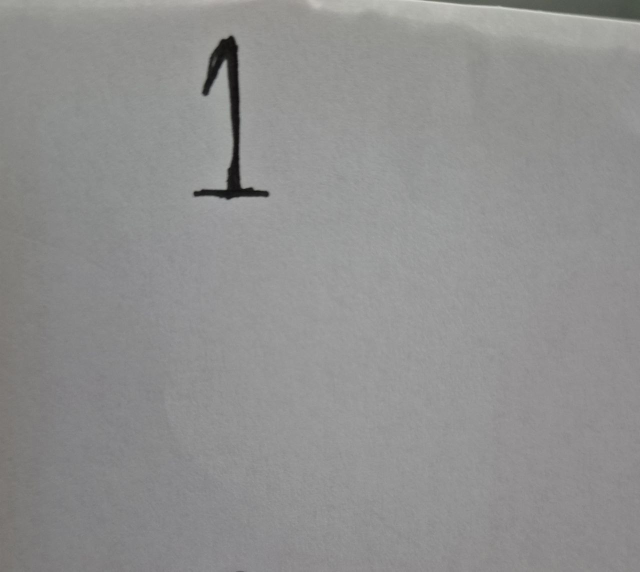
#> input picture ÖvningsUppgifterFatima/Kapetal-4/mnist_handwritten_solution/digits_images/digit1.jpg, 1280 x 1143 px (shown at 1/2 size)
$ python -i preprocessing.py   (imports and definitions only)
#> lines starting #> are read from the running program, lines starting #| are printed output that depends on the picture; after the words box and inside, x2 and y2 are one past the last pixel; in counts of white or black regions, pixels touching at a corner belong together
"""Preprocessing for phone photos containing one handwritten digit.

The output follows MNIST conventions: a bright, anti-aliased digit on a black
28x28 canvas, fitted into a 20x20 box and centred by its centre of mass.

Three things matter most for photos, and all three are handled here:

1. Only the pixels that belong to the digit are kept. Paper texture inside the
   bounding box is removed, not just outside it.
2. The strokes stay grayscale. A hard binary mask looks nothing like MNIST,
   whose strokes are soft-edged.
3. The stroke thickness is normalised. A thin ballpoint line shrunk to 20x20
   is far thinner than an MNIST stroke, which is the single biggest reason a
   model trained on MNIST misclassifies phone photos.
"""

from pathlib import Path

import cv2
import numpy as np

MNIST_INK_TARGET = 0.12  # mean pixel value (0-1) of a typical MNIST digit


def _read_gray(image):
    """Read a path or an RGB/BGR/grayscale NumPy image as grayscale uint8."""
    from_path = isinstance(image, (str, Path))
    if from_path:
        raw = np.fromfile(str(image), dtype=np.uint8)
        decoded = cv2.imdecode(raw, cv2.IMREAD_UNCHANGED)
        if decoded is None:
            raise FileNotFoundError(f"Could not read image: {image}")
        image = decoded

    image = np.asarray(image)
    if image.ndim == 2:
        gray = image
    elif image.ndim == 3 and image.shape[2] == 4:
        gray = cv2.cvtColor(image, cv2.COLOR_BGRA2GRAY)
    elif image.ndim == 3 and image.shape[2] == 3:
        code = cv2.COLOR_BGR2GRAY if from_path else cv2.COLOR_RGB2GRAY
        gray = cv2.cvtColor(image, code)
    else:
        raise ValueError("Expected a file path or a grayscale/RGB image array.")

    if gray.size == 0:
        raise ValueError("The image is empty.")
    if gray.dtype != np.uint8:
        gray = cv2.normalize(gray, None, 0, 255, cv2.NORM_MINMAX).astype(np.uint8)
    return gray


def _ink_image(gray):
    """Remove uneven lighting and return an image where ink is bright."""
    h, w = gray.shape
    blur_size = max(15, int(round(min(h, w) * 0.10)) | 1)
    background = cv2.GaussianBlur(gray, (blur_size, blur_size), 0)
    normalized = cv2.divide(gray, np.maximum(background, 1), scale=255)

    # Paper is usually light, so ink is the dark side. Decide from the border.
    border = np.concatenate((normalized[0, :], normalized[-1, :],
                             normalized[:, 0], normalized[:, -1]))
    ink = 255 - normalized if float(np.median(border)) >= 127 else normalized
    return cv2.GaussianBlur(ink, (3, 3), 0)


def _digit_mask(ink):
    """Binary mask containing only the components that make up the digit."""
    h, w = ink.shape
    _, mask = cv2.threshold(ink, 0, 255, cv2.THRESH_BINARY + cv2.THRESH_OTSU)
    kernel = cv2.getStructuringElement(cv2.MORPH_ELLIPSE, (3, 3))
    mask = cv2.morphologyEx(mask, cv2.MORPH_OPEN, kernel)

    count, labels, stats, _ = cv2.connectedComponentsWithStats(mask, 8)
    min_area = max(20, int(h * w * 0.00003))
    candidates = []
    for i in range(1, count):
        x, y, cw, ch, area = stats[i]
        if area < min_area:
            continue
        score = float(area)
        # Components touching the frame are usually the table or a page edge.
        if x <= 1 or y <= 1 or x + cw >= w - 1 or y + ch >= h - 1:
            score *= 0.2
        candidates.append((score, i))

    if not candidates:
        raise ValueError(
            "No digit was detected. Use a well-lit photo with one dark digit "
            "on a plain background, filling a reasonable part of the frame."
        )

    _, main = max(candidates)
    x, y, cw, ch, main_area = stats[main]

    # Keep detached strokes that clearly belong to the same digit, such as the
    # bar of a 7 or a gap in a 5, but nothing further away than that.
    keep = np.zeros(count, dtype=bool)
    keep[main] = True
    x1, y1 = x - 0.35 * cw, y - 0.35 * ch
    x2, y2 = x + 1.35 * cw, y + 1.35 * ch
    for _, i in candidates:
        bx, by, bw, bh, area = stats[i]
        if i == main or area < 0.05 * main_area:
            continue
        if bx >= x1 and by >= y1 and bx + bw <= x2 and by + bh <= y2:
            keep[i] = True

    return (keep[labels] * 255).astype(np.uint8)


def _to_mnist_canvas(strokes):
    """Fit strokes into a 20x20 box on a 28x28 canvas, centred by mass."""
    ys, xs = np.where(strokes > 0)
    if not len(ys):
        return None
    crop = strokes[ys.min():ys.max() + 1, xs.min():xs.max() + 1]

    h, w = crop.shape
    scale = min(20.0 / w, 20.0 / h)
    new_w, new_h = max(1, int(round(w * scale))), max(1, int(round(h * scale)))
    interpolation = cv2.INTER_AREA if scale < 1 else cv2.INTER_CUBIC
    resized = cv2.resize(crop, (new_w, new_h), interpolation=interpolation)

    canvas = np.zeros((28, 28), dtype=np.uint8)
    top, left = (28 - new_h) // 2, (28 - new_w) // 2
    canvas[top:top + new_h, left:left + new_w] = resized

    moments = cv2.moments(canvas)
    if moments["m00"] > 0:
        cx = moments["m10"] / moments["m00"]
        cy = moments["m01"] / moments["m00"]
        shift = np.float32([[1, 0, 13.5 - cx], [0, 1, 13.5 - cy]])
        canvas = cv2.warpAffine(
            canvas, shift, (28, 28), flags=cv2.INTER_LINEAR,
            borderMode=cv2.BORDER_CONSTANT, borderValue=0
        )

    if canvas.max() > 0:
        canvas = np.clip(
            canvas.astype(np.float32) * (255.0 / canvas.max()), 0, 255
        ).astype(np.uint8)
    return canvas


def preprocess_phone_digit(image, return_debug=False, ink_target=MNIST_INK_TARGET):
    """Convert a phone photo of one handwritten digit into 1x784 MNIST input.

    Args:
        image: Image path or RGB/grayscale NumPy array.
        return_debug: Also return grayscale, mask and the 28x28 image.
        ink_target: Mean pixel value (0-1) the 28x28 result should end up near.
            MNIST digits sit around 0.12-0.13; a thin pen line lands near 0.06
            without this correction.

    Returns:
        Float32 array shaped (1, 784), or that array plus intermediate images
        when ``return_debug=True``.
    """
    gray = _read_gray(image)

    # A bounded resolution keeps sensor noise and runtime down.
    longest = max(gray.shape)
    if longest > 1000:
        factor = 1000.0 / longest
        gray = cv2.resize(gray, None, fx=factor, fy=factor,
                          interpolation=cv2.INTER_AREA)

    ink = _ink_image(gray)
    mask = _digit_mask(ink)

    ys, xs = np.where(mask > 0)
    y1, y2 = ys.min(), ys.max() + 1
    x1, x2 = xs.min(), xs.max() + 1

    # Grayscale strokes with a truly black background: paper texture inside the
    # bounding box is masked away, soft stroke edges are kept.
    strokes = cv2.bitwise_and(ink, mask)[y1:y2, x1:x2].astype(np.float32)
    if strokes.max() > 0:
        strokes = strokes / strokes.max() * 255.0
    strokes = strokes.astype(np.uint8)

    # Try several stroke thicknesses and keep the one whose 28x28 result has
    # about as much ink as an MNIST digit.
    base_scale = min(20.0 / strokes.shape[1], 20.0 / strokes.shape[0])
    step = max(1, int(round(0.5 / base_scale)) | 1)
    canvas, best_error = None, None
    for level in range(-2, 9):
        if level == 0:
            candidate = strokes
        else:
            size = max(3, abs(level) * step | 1)
            kernel = cv2.getStructuringElement(cv2.MORPH_ELLIPSE, (size, size))
            candidate = (cv2.dilate(strokes, kernel) if level > 0
                         else cv2.erode(strokes, kernel))
        if candidate.max() == 0:
            continue
        result = _to_mnist_canvas(candidate)
        if result is None:
            continue
        error = abs(result.mean() / 255.0 - ink_target)
        if best_error is None or error < best_error:
            canvas, best_error = result, error

    if canvas is None:
        raise ValueError("No digit was detected.")

    features = (canvas.astype(np.float32) / 255.0).reshape(1, 784)
    if return_debug:
        return features, gray, mask, canvas
    return features


# [33 lines left out: function predict_digit, not called in this run]

>>> import cv2
>>> picture = cv2.imread('digits_images/digit1.jpg')
#> picture is the input picture: shape (1143, 1280, 3); mean B, G, R 143.4, 143.9, 144
>>> result = preprocess_phone_digit(picture)
#> in _read_gray, `from_path = isinstance(image, (str, Path))`: from_path = False
#> in _read_gray, `code = cv2.COLOR_BGR2GRAY if from_path else cv2.COLOR_RGB2GRAY`: code = 7
#> in _ink_image, `normalized = cv2.divide(gray, np.maximum(background, 1), scale=255)`:
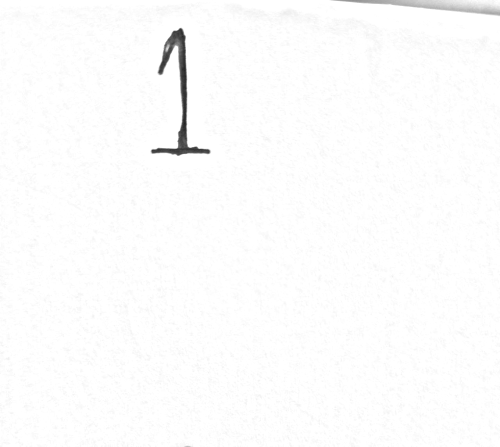
#> normalized: shape (893, 1000) (shown at 1/2 size); min 32, max 255, mean 252.2
#> in _ink_image, `border = np.concatenate((normalized[0, :], normalized[-1, :], normaliz..`: border = 3786 values, max 255 at index 0, min 144 at index 700, mean 248.3
#> in _digit_mask, `_, mask = cv2.threshold(ink, 0, 255, cv2.THRESH_BINARY + cv2.THRESH_OT..`:
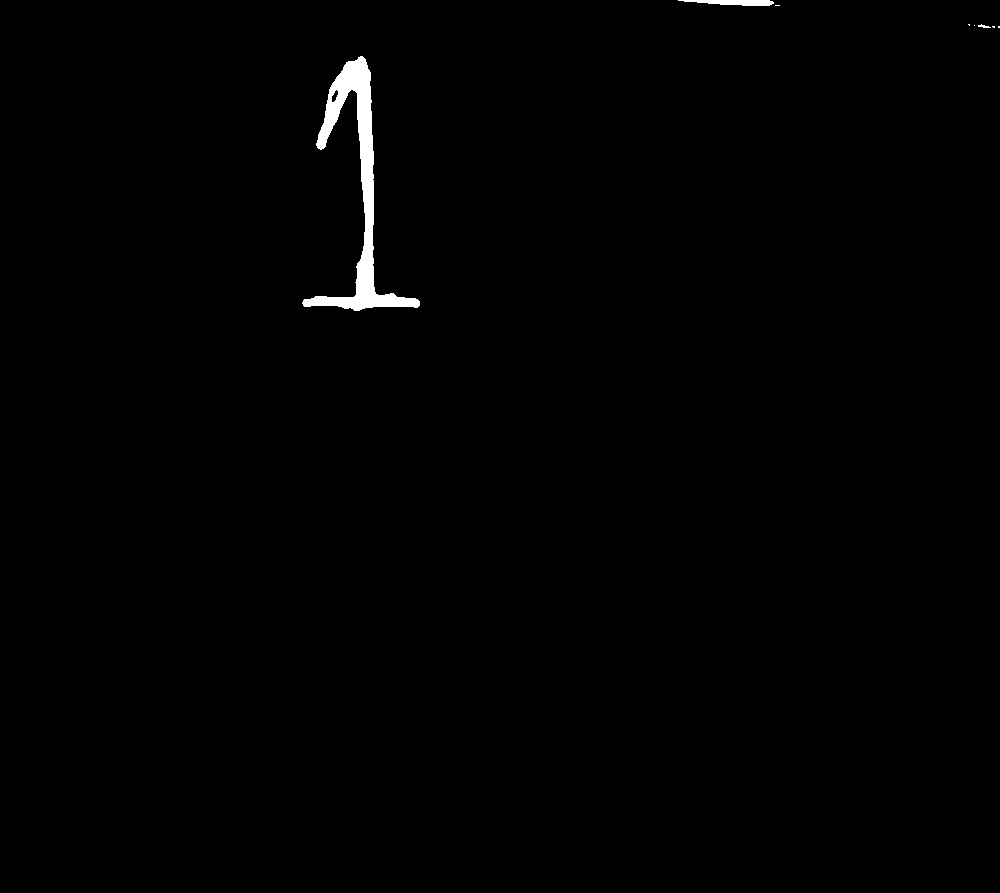
#> mask: shape (893, 1000); 0.69% white; 8 white regions (5 under 20 px), largest, box (x1, y1, x2, y2) and area: (302, 56, 420, 311) 5680, (678, 0, 774, 6) 404, (978, 24, 991, 28) 27
#> in _digit_mask, `count, labels, stats, _ = cv2.connectedComponentsWithStats(mask, 8)`: count = 4; stats = [[0, 0, 1000, 893, 886911], [683, 0, 91, 6, 398], [980, 24, 6, 4, 13], [302, 56, 118, 255, 5678]]
#> the loop in _digit_mask, `for i in range(1, count):` made 3 passes
#> (x, y, cw, ch, area, score) on passes 1, 3: (683, 0, 91, 6, 398, 79.6), (302, 56, 118, 255, 5678, 5678)
#> after the loop in _digit_mask, `for i in range(1, count):`: candidates = [(79.6, 1), (5678, 3)]
#> in _digit_mask, `_, main = max(candidates)`: main = 3
#> in _digit_mask, `x, y, cw, ch, main_area = stats[main]`: main_area = 5678
#> in _digit_mask, `x1, y1 = x - 0.35 * cw, y - 0.35 * ch`: x1 = 260.7; y1 = -33.25
#> in _digit_mask, `x2, y2 = x + 1.35 * cw, y + 1.35 * ch`: x2 = 461.3; y2 = 400.2
#> the loop in _digit_mask, `for _, i in candidates:` made 2 passes
#> (i, bx, by, bw, bh, area) on passes 1 to 2: (1, 683, 0, 91, 6, 398), (3, 302, 56, 118, 255, 5678)
#> after the loop in _digit_mask, `for _, i in candidates:`: keep = [False, False, False, True]
#> in preprocess_phone_digit, `ys, xs = np.where(mask > 0)`: ys = 5678 values from 56 to 310; xs = 5678 values, max 419 at index 5050, min 302 at index 5051, mean 358.2
#> in preprocess_phone_digit, `y1, y2 = ys.min(), ys.max() + 1`: y1 = 56; y2 = 311
#> in preprocess_phone_digit, `x1, x2 = xs.min(), xs.max() + 1`: x1 = 302; x2 = 420
#> in preprocess_phone_digit, `strokes = strokes / strokes.max() * 255.0`:
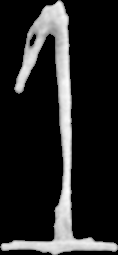
#> strokes: shape (255, 118) float32; min 0, max 255, mean 37.3
#> the loop in preprocess_phone_digit, `for level in range(-2, 9):` made 11 passes
#> (cx in _to_mnist_canvas, cy in _to_mnist_canvas, shift in _to_mnist_canvas, error, best_error) on passes 1 to 7: (13.18, 10.84, [[1, 0, 0.317], [0, 1, 2.66]], 0.113, 0.113), (12.76, 13.41, [[1, 0, 0.735], [0, 1, 0.0945]], 0.0954, 0.0954), (12.87, 13.93, [[1, 0, 0.628], [0, 1, -0.43]], 0.0746, 0.0746), (12.84, 14.03, [[1, 0, 0.657], [0, 1, -0.531]], 0.0569, 0.0569), (12.79, 13.93, [[1, 0, 0.71], [0, 1, -0.426]], 0.0393, 0.0393), (12.78, 13.82, [[1, 0, 0.722], [0, 1, -0.321]], 0.0275, 0.0275), (12.77, 13.73, [[1, 0, 0.731], [0, 1, -0.227]], 0.0114, 0.0114)
#> pass 1, in preprocess_phone_digit, `candidate = (cv2.dilate(strokes, kernel) if level > 0 else cv2.erode(s..`:
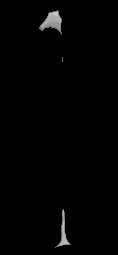
#> candidate: shape (255, 118); min 0, max 207, mean 2.4
#> pass 1, in _to_mnist_canvas, `crop = strokes[ys.min():ys.max() + 1, xs.min():xs.max() + 1]`:
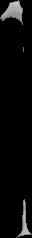
#> crop: shape (238, 32); min 0, max 207, mean 9.4
#> after the loop in preprocess_phone_digit, `for level in range(-2, 9):`:
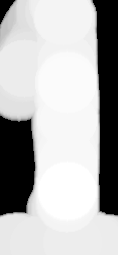
#> candidate: shape (255, 118); min 0, max 255, mean 181.2
#> after the loop in preprocess_phone_digit, `for level in range(-2, 9):`:
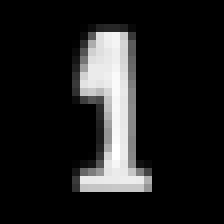
#> canvas: shape (28, 28) (shown 8 times larger); min 0, max 255, mean 31.1
#> after the loop in preprocess_phone_digit, `for level in range(-2, 9):`: best_error = 0.00205

$ run again, on ÖvningsUppgifterFatima/Kapetal-4/mnist_handwritten_solution/digits_images/digit2.jpg
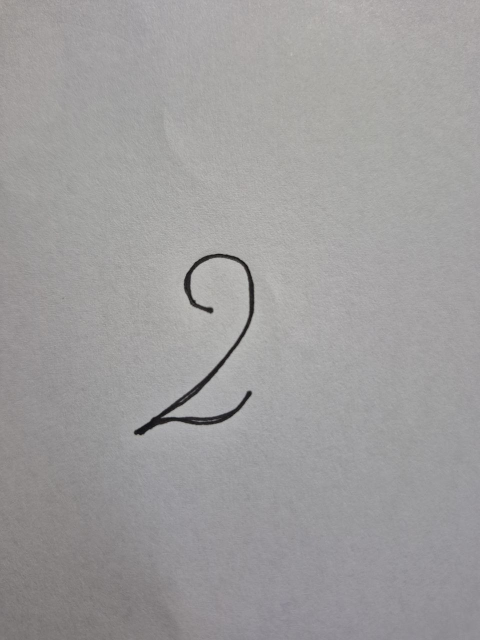
#> input picture ÖvningsUppgifterFatima/Kapetal-4/mnist_handwritten_solution/digits_images/digit2.jpg, 960 x 1280 px (shown at 1/2 size)
#> picture is the input picture: shape (1280, 960, 3); mean B, G, R 157.2, 157, 158.4
#> from_path = False
#> code = 7
#> border = 3500 values, max 255 at index 0, min 233 at index 1787, mean 252.4
#> in _digit_mask, `_, mask = cv2.threshold(ink, 0, 255, cv2.THRESH_BINARY + cv2.THRESH_OT..`:
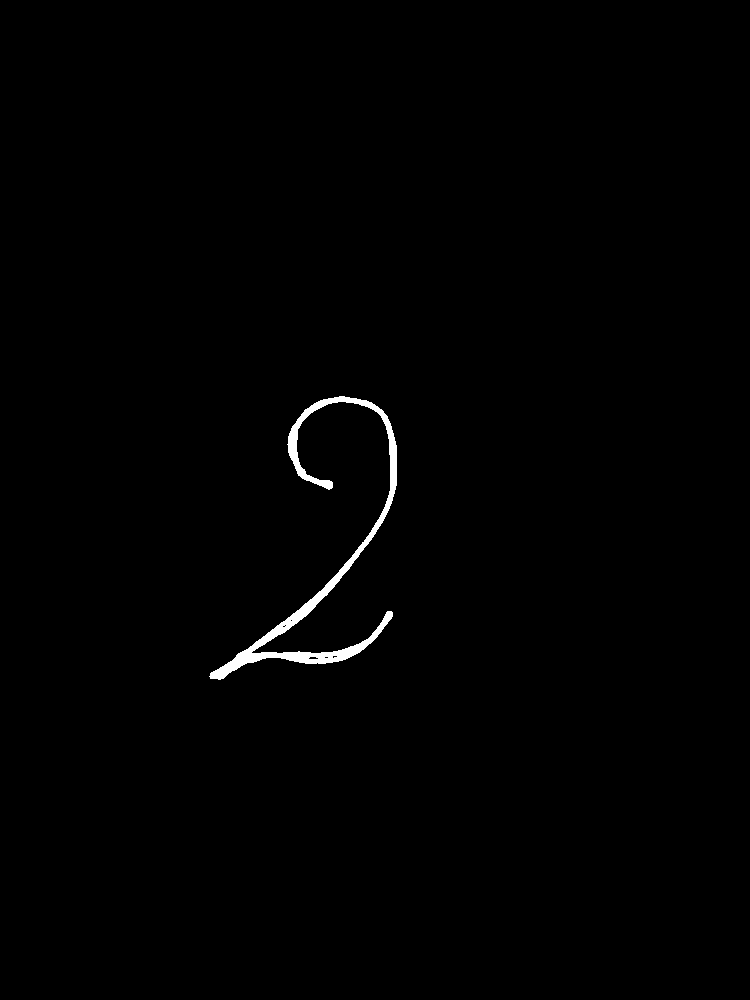
#> mask: shape (1000, 750); 0.68% white; 1 white region, box (x1, y1, x2, y2) and area: (209, 396, 397, 680) 5088
#> labels: shape (1000, 750) int32; values 0 (black) and 1 (white), 0.68% white; 1 white region, box (x1, y1, x2, y2) and area: (209, 396, 397, 680) 5084
#> count = 2; stats = [[0, 0, 750, 1000, 744916], [209, 396, 188, 284, 5084]]
#> the loop in _digit_mask, `for i in range(1, count):` made 1 pass
#> (x, y, cw, ch, area, score) on pass 1: (209, 396, 188, 284, 5084, 5084)
#> after the loop in _digit_mask, `for i in range(1, count):`: candidates = [(5084, 1)]
#> main = 1
#> main_area = 5084
#> in _digit_mask, `x1, y1 = x - 0.35 * cw, y - 0.35 * ch`: x1 = 143.2; y1 = 296.6
#> in _digit_mask, `x2, y2 = x + 1.35 * cw, y + 1.35 * ch`: x2 = 462.8; y2 = 779.4
#> the loop in _digit_mask, `for _, i in candidates:` made 1 pass
#> (i, bx, by, bw, bh, area) on pass 1: (1, 209, 396, 188, 284, 5084)
#> after the loop in _digit_mask, `for _, i in candidates:`: keep = [False, True]
#> in preprocess_phone_digit, `ys, xs = np.where(mask > 0)`: ys = 5084 values from 396 to 679; xs = 5084 values, max 396 at index 977, min 209 at index 5036, mean 320.5
#> in preprocess_phone_digit, `y1, y2 = ys.min(), ys.max() + 1`: y1 = 396; y2 = 680
#> in preprocess_phone_digit, `x1, x2 = xs.min(), xs.max() + 1`: x1 = 209; x2 = 397
#> the loop in preprocess_phone_digit, `for level in range(-2, 9):` made 11 passes
#> (ys in _to_mnist_canvas, xs in _to_mnist_canvas, crop in _to_mnist_canvas, cx in _to_mnist_canvas, cy in _to_mnist_canvas, shift in _to_mnist_canvas, error, best_error) on pass 1: ([56], [187], [104], 13.5, 13.5, [[1, 0, 0], [0, 1, 0]], 0.39, 0.39)
#> after the loop in preprocess_phone_digit, `for level in range(-2, 9):`:
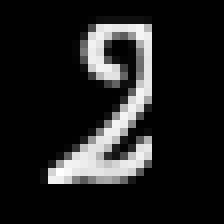
#> canvas: shape (28, 28) (shown 8 times larger); min 0, max 255, mean 31.6
#> after the loop in preprocess_phone_digit, `for level in range(-2, 9):`: best_error = 0.00401

$ run again, on ÖvningsUppgifterFatima/Kapetal-4/mnist_handwritten_solution/digits_images/digit5.jpg
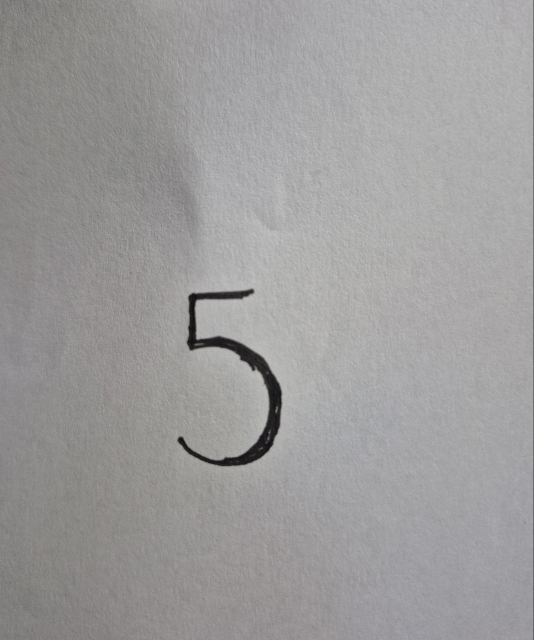
#> input picture ÖvningsUppgifterFatima/Kapetal-4/mnist_handwritten_solution/digits_images/digit5.jpg, 1067 x 1280 px (shown at 1/2 size)
#> picture is the input picture: shape (1280, 1067, 3); mean B, G, R 155.7, 155.8, 156.9
#> from_path = False
#> code = 7
#> border = 3668 values, max 255 at index 0, min 164 at index 3103, mean 230.9
#> in _digit_mask, `_, mask = cv2.threshold(ink, 0, 255, cv2.THRESH_BINARY + cv2.THRESH_OT..`:
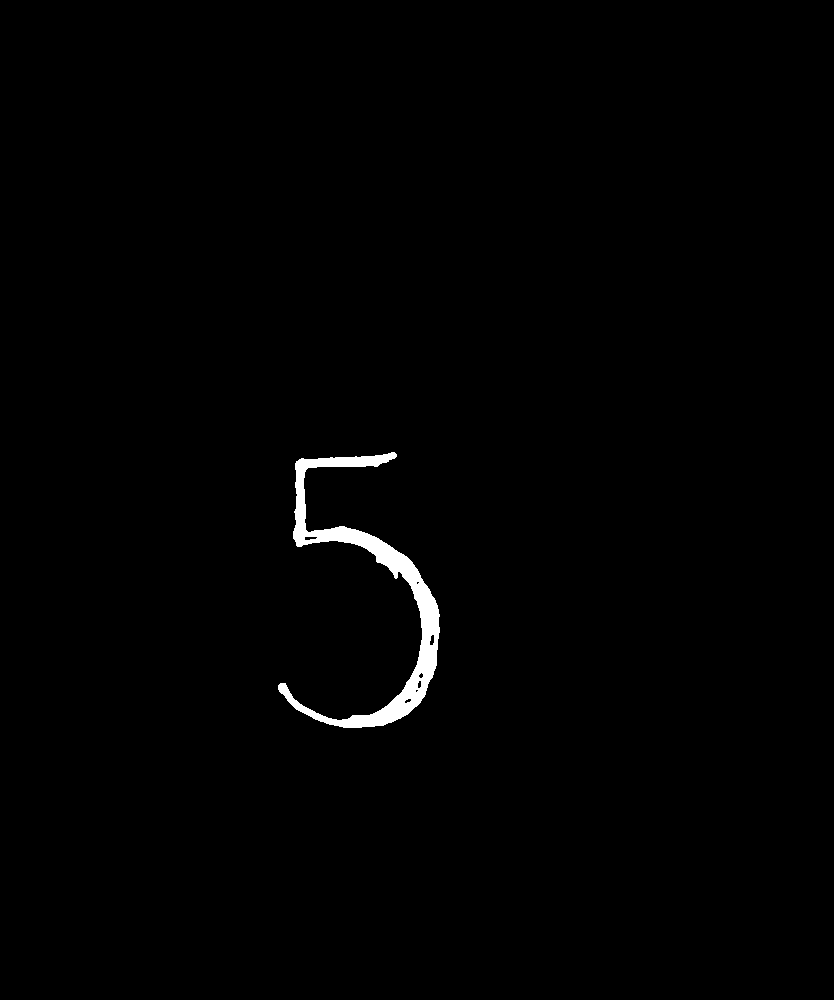
#> mask: shape (1000, 834); 0.91% white; 1 white region, box (x1, y1, x2, y2) and area: (278, 452, 440, 728) 7627
#> labels: shape (1000, 834) int32; values 0 (black) and 1 (white), 0.91% white; 1 white region, box (x1, y1, x2, y2) and area: (278, 452, 440, 728) 7624
#> count = 2; stats = [[0, 0, 834, 1000, 826376], [278, 452, 162, 276, 7624]]
#> the loop in _digit_mask, `for i in range(1, count):` made 1 pass
#> (x, y, cw, ch, area, score) on pass 1: (278, 452, 162, 276, 7624, 7624)
#> after the loop in _digit_mask, `for i in range(1, count):`: candidates = [(7624, 1)]
#> main = 1
#> main_area = 7624
#> in _digit_mask, `x1, y1 = x - 0.35 * cw, y - 0.35 * ch`: x1 = 221.3; y1 = 355.4
#> in _digit_mask, `x2, y2 = x + 1.35 * cw, y + 1.35 * ch`: x2 = 496.7; y2 = 824.6
#> the loop in _digit_mask, `for _, i in candidates:` made 1 pass
#> (i, bx, by, bw, bh, area) on pass 1: (1, 278, 452, 162, 276, 7624)
#> after the loop in _digit_mask, `for _, i in candidates:`: keep = [False, True]
#> ys = 7624 values from 452 to 727; xs = 7624 values, max 439 at index 4349, min 278 at index 5646, mean 372.8
#> in preprocess_phone_digit, `y1, y2 = ys.min(), ys.max() + 1`: y1 = 452; y2 = 728
#> in preprocess_phone_digit, `x1, x2 = xs.min(), xs.max() + 1`: x1 = 278; x2 = 440
#> the loop in preprocess_phone_digit, `for level in range(-2, 9):` made 11 passes
#> (cx in _to_mnist_canvas, cy in _to_mnist_canvas, shift in _to_mnist_canvas, error, best_error) on passes 1 to 6: (15.54, 11.87, [[1, 0, -2.04], [0, 1, 1.63]], 0.106, 0.106), (15.21, 14.08, [[1, 0, -1.71], [0, 1, -0.576]], 0.0821, 0.0821), (14.44, 14.02, [[1, 0, -0.943], [0, 1, -0.517]], 0.0661, 0.0661), (14.16, 13.83, [[1, 0, -0.662], [0, 1, -0.333]], 0.04, 0.04), (13.88, 13.65, [[1, 0, -0.38], [0, 1, -0.147]], 0.0227, 0.0227), (13.75, 13.57, [[1, 0, -0.253], [0, 1, -0.0661]], 0.0117, 0.0117)
#> after the loop in preprocess_phone_digit, `for level in range(-2, 9):`:
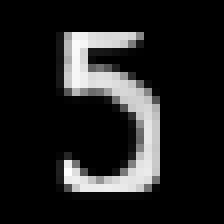
#> canvas: shape (28, 28) (shown 8 times larger); min 0, max 255, mean 32.3
#> after the loop in preprocess_phone_digit, `for level in range(-2, 9):`: best_error = 0.00686
